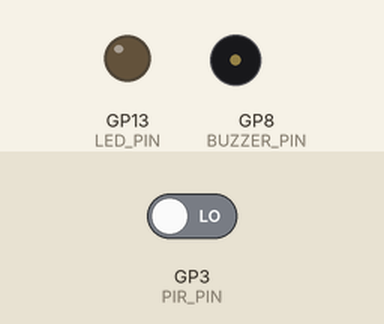
A sketch run on a simulated Raspberry Pi Pico. Parts: output pins drawn as LEDs (lit = HIGH), buzzer (waves = sounding, pin HIGH). Inputs (shaded band) come from the test bench; at power-on: GP3 (PIR_PIN) LOW. What the sketch prints to the serial monitor is not drawn.

Above: at 1.2 s.
1.3 s: GP3 (PIR_PIN) driven HIGH
At 2.5 s:
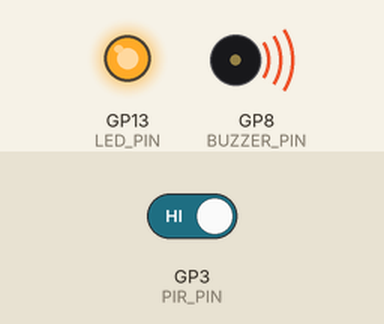
2.8 s: GP3 (PIR_PIN) driven LOW
At 4.9 s:
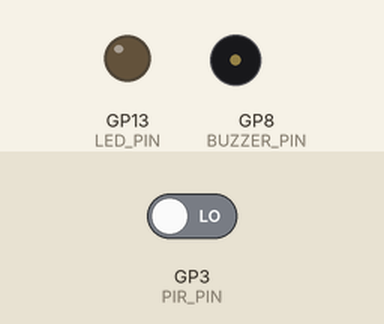
Timing chart, 0 to 6.4 s (numbered marks = the images above; inputs shaded):
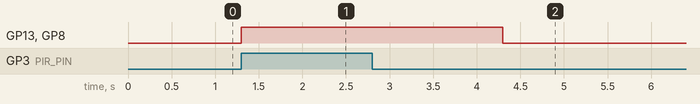

The sketch:

combined_257.ino
```cpp
// snippet: combined_257
// tags: combined, multi-sensor, millis
// boards: avr, esp32, megaavr, nano33iot, romi32u4, rp2040
// library: none
// description: Security sensor: PIR on pin 3 (INPUT), buzzer on pin 8, LED on pin 13
// prompts: security, sensor, (input), buzzer, declare, alarmactive=false
// verified: compile-only
// source: kd-generated (id 257)

#define PIR_PIN   3
#define BUZZER_PIN  8
#define LED_PIN     13
#define ALARM_DURATION 3000

bool alarmActive = false;
unsigned long alarmEnd = 0;

void setup() {
  Serial.begin(115200);
  pinMode(PIR_PIN, INPUT);
  pinMode(BUZZER_PIN, OUTPUT);
  pinMode(LED_PIN, OUTPUT);
  Serial.println("PIR ready — allow 30s warm-up");
}

void loop() {
  if (digitalRead(PIR_PIN) == HIGH) {
    if (!alarmActive) {
      alarmActive = true;
      alarmEnd = millis() + ALARM_DURATION;
      digitalWrite(BUZZER_PIN, HIGH);
      digitalWrite(LED_PIN, HIGH);
      Serial.println("Alarm triggered");
    }
  } else if (alarmActive && millis() >= alarmEnd) {
    alarmActive = false;
    digitalWrite(BUZZER_PIN, LOW);
    digitalWrite(LED_PIN, LOW);
    Serial.println("Alarm ended");
  }
}
```

Measured:
- after the input at 1.3 s, GP13 (LED_PIN), GP8 (BUZZER_PIN): LOW → HIGH at once
- after the input at 2.8 s, GP13 (LED_PIN), GP8 (BUZZER_PIN): HIGH → LOW after 1.5 s
